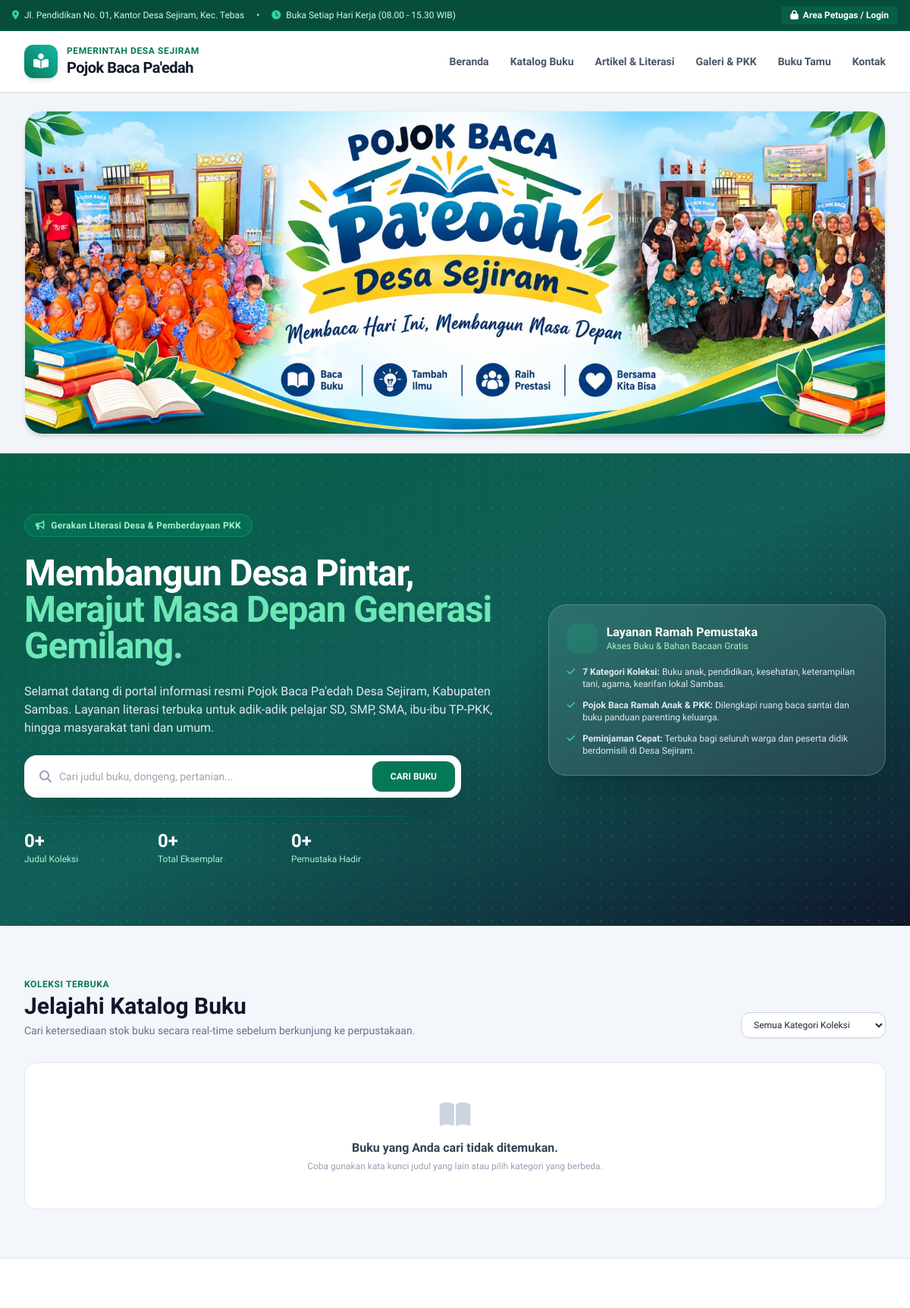
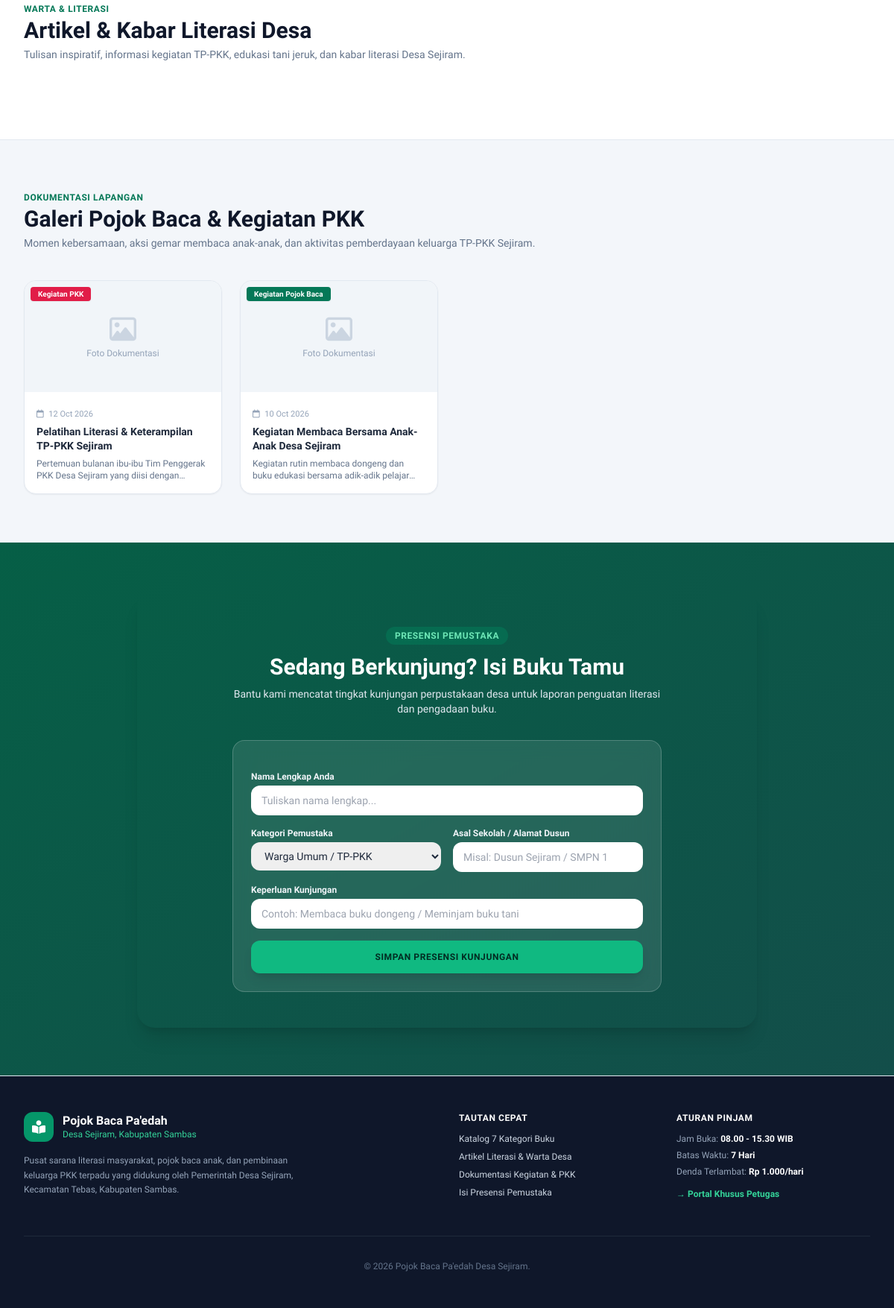
The page / on the database its author committed (2 pictures, top to bottom).
### tables this page shows
CREATE TABLE IF NOT EXISTS `pengaturan` (
  `id` INT AUTO_INCREMENT PRIMARY KEY,
  `nama_instansi` VARCHAR(150) NOT NULL,
  `desa` VARCHAR(100) NOT NULL,
  `kabupaten` VARCHAR(100) NOT NULL,
  `alamat` TEXT NOT NULL,
  `jam_operasional` VARCHAR(100) NOT NULL DEFAULT '08.00 - 16.00 WIB',
  `durasi_pinjam_hari` INT NOT NULL DEFAULT 7,
  `denda_per_hari` INT NOT NULL DEFAULT 1000,
  `jabatan_kades` VARCHAR(100) NOT NULL DEFAULT 'Kepala Desa Sejiram',
  `nama_kades` VARCHAR(100) NOT NULL DEFAULT '',
  `nama_pengelola` VARCHAR(100) NOT NULL
);

CREATE TABLE IF NOT EXISTS `galeri` (
  `id` INT AUTO_INCREMENT PRIMARY KEY,
  `judul` VARCHAR(200) NOT NULL,
  `kategori` ENUM('Kegiatan Pojok Baca', 'Kegiatan PKK') NOT NULL,
  `foto` VARCHAR(255) NOT NULL,
  `tanggal` DATE NOT NULL,
  `keterangan` TEXT NULL,
  `created_at` TIMESTAMP DEFAULT CURRENT_TIMESTAMP
);

### portal.php (the view, shortened to what the rows shown need)
<?php
require_once __DIR__ . '/config/database.php';
$stmtSetting = $pdo->query("SELECT * FROM pengaturan LIMIT 1");
$setting = $stmtSetting->fetch() ?: [
    'nama_instansi' => 'Pojok Baca Pa\'edah',
    'desa' => 'Desa Sejiram',
    'kabupaten' => 'Kabupaten Sambas',
    'alamat' => 'Jl. Pendidikan No. 01, Kantor Desa Sejiram',
    'jam_operasional' => '08.00 - 15.30 WIB',
    'durasi_pinjam_hari' => 7,
    'denda_per_hari' => 1000
];
$stmtGaleri = $pdo->query("SELECT * FROM galeri ORDER BY tanggal DESC, id DESC LIMIT 8");
$galeriPublik = $stmtGaleri->fetchAll();
?>
<!DOCTYPE html>
<html lang="id" class="scroll-smooth">
<head>
    <script src="https://cdn.tailwindcss.com"></script>
    <link rel="stylesheet" href="https://cdnjs.cloudflare.com/ajax/libs/font-awesome/6.4.0/css/all.min.css">
</head>
<body class="bg-slate-50 text-slate-800 antialiased flex flex-col min-h-screen">
    <div class="bg-emerald-900 text-emerald-100 text-xs py-2 px-4 border-b border-emerald-800">
        <div class="max-w-7xl mx-auto flex flex-col sm:flex-row justify-between items-center gap-2">
            <div class="flex items-center gap-4">
                <span><i class="fa-solid fa-location-dot mr-1 text-emerald-400"></i> <?= e($setting['alamat']) ?></span>
                <span class="hidden md:inline">&bull;</span>
                <span class="hidden md:inline"><i class="fa-solid fa-clock mr-1 text-emerald-400"></i> Buka Setiap Hari Kerja (<?= e(!empty($setting['jam_operasional']) ? $setting['jam_operasional'] : '08.00 - 15.30 WIB') ?>)</span>
            </div>
        </div>
    </div>
    <header class="bg-white border-b border-slate-200 sticky top-0 z-40 shadow-sm">
        <div class="max-w-7xl mx-auto px-4 sm:px-6 lg:px-8">
            <div class="flex justify-between items-center h-20">
                <a href="portal.php" class="flex items-center gap-3">
                    <div>
                        <span class="text-xs uppercase tracking-wider font-extrabold text-emerald-700 block">Pemerintah <?= e($setting['desa']) ?></span>
                        <h1 class="text-lg md:text-xl font-black text-slate-900 tracking-tight leading-tight"><?= e($setting['nama_instansi']) ?></h1>
                    </div>
                </a>
            </div>
        </div>
    </header>
    <?php
    $bannerFile = 'uploads/img/banner.jpeg';
    $hasBanner = file_exists(__DIR__ . '/' . $bannerFile);
    ?>
    <section <?= !$hasBanner ? 'id="beranda"' : '' ?> class="relative bg-gradient-to-br from-emerald-800 via-teal-800 to-slate-900 text-white py-14 md:py-20 overflow-hidden">
        <div class="max-w-7xl mx-auto px-4 sm:px-6 lg:px-8 relative z-10">
            <div class="grid grid-cols-1 lg:grid-cols-12 gap-12 items-center">
                <div class="lg:col-span-7 space-y-6">
                    <div class="inline-flex items-center gap-2 bg-emerald-700/60 border border-emerald-500/40 text-emerald-200 px-3.5 py-1.5 rounded-full text-xs font-bold tracking-wide">
                        <i class="fa-solid fa-bullhorn text-emerald-300"></i> Gerakan Literasi Desa & Pemberdayaan PKK
                    </div>
                    <h2 class="text-3xl sm:text-4xl lg:text-5xl font-black leading-tight tracking-tight">
                        Membangun Desa Pintar, <br>
                        <span class="text-emerald-300">Merajut Masa Depan Generasi Gemilang.</span>
                    </h2>
                    <p class="text-slate-200 text-sm sm:text-base leading-relaxed max-w-2xl font-normal">
                        Selamat datang di portal informasi resmi <?= e($setting['nama_instansi']) ?> <?= e($setting['desa']) ?>, Kabupaten Sambas. Layanan literasi terbuka untuk adik-adik pelajar SD, SMP, SMA, ibu-ibu TP-PKK, hingga masyarakat tani dan umum.
                    </p>
                    <form action="#katalog" method="GET" class="bg-white p-2 rounded-2xl shadow-2xl flex flex-col sm:flex-row gap-2 max-w-xl text-slate-800">
                        <div class="flex-1 flex items-center px-3">
                        </div>
                        <button type="submit" class="bg-emerald-700 hover:bg-emerald-800 text-white font-bold text-xs uppercase px-6 py-3 rounded-xl transition shadow">
                        </button>
                    </form>
                    <div class="grid grid-cols-3 gap-4 pt-4 border-t border-emerald-700/60 max-w-lg">
                        <div>
                        </div>
                        <div>
                        </div>
                        <div>
                        </div>
                    </div>
                </div>
            </div>
        </div>
    </section>
    <section id="katalog" class="py-16 bg-slate-100/70 border-b border-slate-200">
        <div class="max-w-7xl mx-auto px-4 sm:px-6 lg:px-8">
            <div class="flex flex-col md:flex-row justify-between items-start md:items-end gap-4 mb-8">
                <div>
                    <h2 class="text-2xl sm:text-3xl font-extrabold text-slate-900">Jelajahi Katalog Buku</h2>
                </div>
            </div>
        </div>
    </section>
    <section id="artikel" class="py-16 bg-white border-b border-slate-200">
        <div class="max-w-7xl mx-auto px-4 sm:px-6 lg:px-8">
            <div class="flex flex-col md:flex-row justify-between items-start md:items-end gap-4 mb-10">
                <div>
                    <h2 class="text-2xl sm:text-3xl font-extrabold text-slate-900">Artikel & Kabar Literasi Desa</h2>
                </div>
            </div>
        </div>
    </section>
    <section id="galeri" class="py-16 bg-slate-100/70 border-b border-slate-200">
        <div class="max-w-7xl mx-auto px-4 sm:px-6 lg:px-8">
            <div class="flex flex-col md:flex-row justify-between items-start md:items-end gap-4 mb-10">
                <div>
                    <h2 class="text-2xl sm:text-3xl font-extrabold text-slate-900">Galeri Pojok Baca & Kegiatan PKK</h2>
                </div>
            </div>
            <div class="grid grid-cols-1 sm:grid-cols-2 md:grid-cols-3 lg:grid-cols-4 gap-6">
                <?php if (empty($galeriPublik)): ?>
                <div class="col-span-full py-12 text-center text-slate-400 bg-white rounded-2xl border border-dashed border-slate-300">
                    <i class="fa-regular fa-images text-4xl mb-2 text-slate-300"></i>
                    <p class="text-sm font-medium">Belum ada dokumentasi foto kegiatan yang diunggah.</p>
                </div>
                <?php else: ?>
                <?php foreach ($galeriPublik as $gl):
                    $fotoPath = 'uploads/galeri/' . $gl['foto'];
                    $hasFoto = file_exists(__DIR__ . '/' . $fotoPath);
                ?>
                <div class="bg-white rounded-2xl border border-slate-200 shadow-sm overflow-hidden flex flex-col justify-between hover:shadow-lg hover:-translate-y-1 transition duration-200 cursor-pointer group"
                     onclick="bukaModalGaleri(this)"
                     data-judul="<?= e($gl['judul']) ?>"
                     data-kategori="<?= e($gl['kategori']) ?>"
                     data-foto="<?= $hasFoto ? e($fotoPath) : '' ?>"
                     data-tanggal="<?= date('d M Y', strtotime($gl['tanggal'])) ?>"
                     data-keterangan="<?= e($gl['keterangan'] ?? '') ?>">
                    <div>
                        <div class="aspect-video bg-slate-100 relative overflow-hidden flex items-center justify-center">
                            <?php if ($hasFoto): ?>
                                <img src="<?= e($fotoPath) ?>" alt="<?= e($gl['judul']) ?>" class="w-full h-full object-cover group-hover:scale-105 transition duration-300">
                                <div class="absolute inset-0 bg-slate-900/30 opacity-0 group-hover:opacity-100 transition duration-200 flex items-center justify-center">
                                    <span class="w-10 h-10 rounded-full bg-white/95 text-emerald-800 flex items-center justify-center text-sm shadow-md transform scale-75 group-hover:scale-100 transition duration-200">
                                        <i class="fa-solid fa-magnifying-glass-plus"></i>
                                    </span>
                                </div>
                            <?php else: ?>
                                <div class="text-center p-4 text-slate-400">
                                    <i class="fa-regular fa-image text-4xl mb-1 text-slate-300"></i>
                                    <p class="text-xs">Foto Dokumentasi</p>
                                </div>
                            <?php endif; ?>
                            <span class="absolute top-2 left-2 text-[10px] font-bold px-2.5 py-0.5 rounded shadow-sm <?= $gl['kategori'] === 'Kegiatan PKK' ? 'bg-rose-600 text-white' : 'bg-emerald-700 text-white' ?>">
                                <?= e($gl['kategori']) ?>
                            </span>
                        </div>
                        <div class="p-4">
                            <span class="text-[11px] text-slate-400"><i class="fa-regular fa-calendar mr-1"></i> <?= date('d M Y', strtotime($gl['tanggal'])) ?></span>
                            <h3 class="font-bold text-slate-800 text-sm mt-1 leading-snug line-clamp-2 group-hover:text-emerald-700 transition"><?= e($gl['judul']) ?></h3>
                            <?php if (!empty($gl['keterangan'])): ?>
                            <p class="text-xs text-slate-500 mt-1.5 line-clamp-2"><?= e($gl['keterangan']) ?></p>
                            <?php endif; ?>
                        </div>
                    </div>
                </div>
                <?php endforeach; ?>
                <?php endif; ?>
            </div>
        </div>
    </section>
    <section id="buku-tamu" class="py-16 bg-gradient-to-br from-emerald-800 to-teal-900 border-b border-slate-200">
        <div class="max-w-4xl mx-auto px-4 sm:px-6 lg:px-8">
            <div class="rounded-3xl p-8 sm:p-12 text-white shadow-xl relative overflow-hidden">
                <div class="relative z-10">
                    <div class="text-center max-w-xl mx-auto mb-8">
                        <h2 class="text-2xl sm:text-3xl font-black">Sedang Berkunjung? Isi Buku Tamu</h2>
                    </div>
                </div>
            </div>
        </div>
    </section>
    <footer id="kontak" class="bg-slate-900 text-slate-300 py-12 mt-auto">
        <div class="max-w-7xl mx-auto px-4 sm:px-6 lg:px-8">
            <div class="grid grid-cols-1 md:grid-cols-4 gap-8 mb-12">
                <div class="md:col-span-2 space-y-4">
                    <div class="flex items-center gap-3">
                        <div>
                            <h4 class="font-extrabold text-white text-base leading-tight"><?= e($setting['nama_instansi']) ?></h4>
                            <p class="text-xs text-emerald-400"><?= e($setting['desa']) ?>, Kabupaten Sambas</p>
                        </div>
                    </div>
                </div>
                <div>
                </div>
                <div>
                    <ul class="space-y-1.5 text-xs text-slate-400">
                        <li>Jam Buka: <strong class="text-white"><?= e(!empty($setting['jam_operasional']) ? $setting['jam_operasional'] : '08.00 - 15.30 WIB') ?></strong></li>
                        <li>Batas Waktu: <strong class="text-white"><?= (int)$setting['durasi_pinjam_hari'] ?> Hari</strong></li>
                        <li>Denda Terlambat: <strong class="text-white">Rp <?= number_format($setting['denda_per_hari'], 0, ',', '.') ?>/hari</strong></li>
                    </ul>
                </div>
            </div>
            <div class="pt-8 border-t border-slate-800 text-center text-xs text-slate-500">
                &copy; <?= date('Y') ?> <?= e($setting['nama_instansi']) ?> <?= e($setting['desa']) ?>.
            </div>
        </div>
    </footer>
</body>
</html>

### rows shown on the page
pengaturan: alamat "Jl. Pendidikan No. 01, Kantor Desa Sejiram, Kec. Tebas", jam_operasional "08.00 - 15.30 WIB", desa "DESA SEJIRAM", nama_instansi "Pojok Baca Pa'edah", desa "Desa Sejiram", durasi_pinjam_hari "7", denda_per_hari "1.000"
galeri: shows "Foto Dokumentasi", kategori "Kegiatan PKK", tanggal "12 Oct 2026", judul "Pelatihan Literasi & Keterampilan TP-PKK Sejiram", keterangan "Pertemuan bulanan ibu-ibu Tim Penggerak PKK Desa Sejiram yang diisi…"
galeri: shows "Foto Dokumentasi", kategori "Kegiatan Pojok Baca", tanggal "10 Oct 2026", judul "Kegiatan Membaca Bersama Anak-Anak Desa Sejiram", keterangan "Kegiatan rutin membaca dongeng dan buku edukasi bersama adik-adik…"

### other values the page prints
$totalJudul "0"
$totalStok "0"
$totalPengunjung "0"
